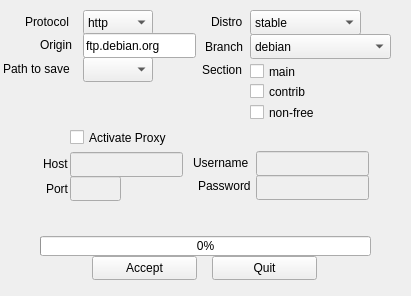
<?xml version="1.0" encoding="UTF-8"?>
<ui version="4.0">
 <author>Antonio P. Diaz</author>
 <class>MainWindow</class>
 <widget class="QMainWindow" name="MainWindow">
  <property name="geometry">
   <rect>
    <x>0</x>
    <y>0</y>
    <width>411</width>
    <height>296</height>
   </rect>
  </property>
  <property name="sizePolicy">
   <sizepolicy hsizetype="MinimumExpanding" vsizetype="MinimumExpanding">
    <horstretch>0</horstretch>
    <verstretch>0</verstretch>
   </sizepolicy>
  </property>
  <property name="cursor">
   <cursorShape>PointingHandCursor</cursorShape>
  </property>
  <property name="windowTitle">
   <string>KPyMirror</string>
  </property>
  <widget class="QWidget" name="centralwidget">
   <widget class="QComboBox" name="comboBox_protocol">
    <property name="geometry">
     <rect>
      <x>83</x>
      <y>10</y>
      <width>70</width>
      <height>25</height>
     </rect>
    </property>
    <property name="cursor">
     <cursorShape>PointingHandCursor</cursorShape>
    </property>
    <property name="locale">
     <locale language="English" country="UnitedStates"/>
    </property>
    <item>
     <property name="text">
      <string>http</string>
     </property>
    </item>
    <item>
     <property name="text">
      <string>ftp</string>
     </property>
    </item>
   </widget>
   <widget class="QComboBox" name="comboBox_folder">
    <property name="geometry">
     <rect>
      <x>83</x>
      <y>57</y>
      <width>70</width>
      <height>25</height>
     </rect>
    </property>
    <property name="cursor">
     <cursorShape>PointingHandCursor</cursorShape>
    </property>
    <property name="whatsThis">
     <string/>
    </property>
    <property name="locale">
     <locale language="English" country="UnitedStates"/>
    </property>
    <property name="editable">
     <bool>false</bool>
    </property>
   </widget>
   <widget class="QComboBox" name="comboBox_distro">
    <property name="geometry">
     <rect>
      <x>250</x>
      <y>10</y>
      <width>111</width>
      <height>25</height>
     </rect>
    </property>
    <property name="cursor">
     <cursorShape>PointingHandCursor</cursorShape>
    </property>
    <property name="locale">
     <locale language="English" country="UnitedStates"/>
    </property>
    <item>
     <property name="text">
      <string>stable</string>
     </property>
    </item>
    <item>
     <property name="text">
      <string>testing</string>
     </property>
    </item>
    <item>
     <property name="text">
      <string>unstable</string>
     </property>
    </item>
    <item>
     <property name="text">
      <string>experimental</string>
     </property>
    </item>
   </widget>
   <widget class="QComboBox" name="comboBox_branch">
    <property name="enabled">
     <bool>true</bool>
    </property>
    <property name="geometry">
     <rect>
      <x>250</x>
      <y>34</y>
      <width>141</width>
      <height>25</height>
     </rect>
    </property>
    <property name="cursor">
     <cursorShape>PointingHandCursor</cursorShape>
    </property>
    <property name="locale">
     <locale language="English" country="UnitedStates"/>
    </property>
    <property name="editable">
     <bool>false</bool>
    </property>
    <item>
     <property name="text">
      <string>debian</string>
     </property>
    </item>
    <item>
     <property name="text">
      <string>debian-security</string>
     </property>
    </item>
    <item>
     <property name="text">
      <string>debian-multimedia</string>
     </property>
    </item>
   </widget>
   <widget class="QLineEdit" name="lineEdit_origin">
    <property name="geometry">
     <rect>
      <x>83</x>
      <y>33</y>
      <width>113</width>
      <height>25</height>
     </rect>
    </property>
    <property name="cursor">
     <cursorShape>PointingHandCursor</cursorShape>
    </property>
    <property name="locale">
     <locale language="English" country="UnitedStates"/>
    </property>
    <property name="text">
     <string>ftp.debian.org</string>
    </property>
   </widget>
   <widget class="QLineEdit" name="lineEdit_host">
    <property name="enabled">
     <bool>false</bool>
    </property>
    <property name="geometry">
     <rect>
      <x>70</x>
      <y>152</y>
      <width>113</width>
      <height>25</height>
     </rect>
    </property>
    <property name="cursor">
     <cursorShape>PointingHandCursor</cursorShape>
    </property>
    <property name="locale">
     <locale language="English" country="UnitedStates"/>
    </property>
   </widget>
   <widget class="QLineEdit" name="lineEdit_port">
    <property name="enabled">
     <bool>false</bool>
    </property>
    <property name="geometry">
     <rect>
      <x>70</x>
      <y>176</y>
      <width>51</width>
      <height>25</height>
     </rect>
    </property>
    <property name="cursor">
     <cursorShape>PointingHandCursor</cursorShape>
    </property>
    <property name="locale">
     <locale language="English" country="UnitedStates"/>
    </property>
   </widget>
   <widget class="QLineEdit" name="lineEdit_username">
    <property name="enabled">
     <bool>false</bool>
    </property>
    <property name="geometry">
     <rect>
      <x>256</x>
      <y>151</y>
      <width>113</width>
      <height>25</height>
     </rect>
    </property>
    <property name="cursor">
     <cursorShape>PointingHandCursor</cursorShape>
    </property>
    <property name="locale">
     <locale language="English" country="UnitedStates"/>
    </property>
   </widget>
   <widget class="QLineEdit" name="lineEdit_password">
    <property name="enabled">
     <bool>false</bool>
    </property>
    <property name="geometry">
     <rect>
      <x>256</x>
      <y>175</y>
      <width>113</width>
      <height>25</height>
     </rect>
    </property>
    <property name="cursor">
     <cursorShape>PointingHandCursor</cursorShape>
    </property>
    <property name="locale">
     <locale language="English" country="UnitedStates"/>
    </property>
    <property name="inputMethodHints">
     <set>Qt::ImhHiddenText</set>
    </property>
   </widget>
   <widget class="QPushButton" name="pushButton_accept">
    <property name="geometry">
     <rect>
      <x>92</x>
      <y>256</y>
      <width>105</width>
      <height>24</height>
     </rect>
    </property>
    <property name="cursor">
     <cursorShape>PointingHandCursor</cursorShape>
    </property>
    <property name="locale">
     <locale language="English" country="UnitedStates"/>
    </property>
    <property name="text">
     <string>Accept</string>
    </property>
   </widget>
   <widget class="QPushButton" name="pushButton_quit">
    <property name="geometry">
     <rect>
      <x>212</x>
      <y>256</y>
      <width>105</width>
      <height>24</height>
     </rect>
    </property>
    <property name="cursor">
     <cursorShape>PointingHandCursor</cursorShape>
    </property>
    <property name="locale">
     <locale language="English" country="UnitedStates"/>
    </property>
    <property name="text">
     <string>Quit</string>
    </property>
   </widget>
   <widget class="QProgressBar" name="progressBar">
    <property name="geometry">
     <rect>
      <x>40</x>
      <y>236</y>
      <width>331</width>
      <height>20</height>
     </rect>
    </property>
    <property name="cursor">
     <cursorShape>PointingHandCursor</cursorShape>
    </property>
    <property name="locale">
     <locale language="English" country="UnitedStates"/>
    </property>
    <property name="value">
     <number>0</number>
    </property>
   </widget>
   <widget class="QLabel" name="label_protocol">
    <property name="geometry">
     <rect>
      <x>25</x>
      <y>14</y>
      <width>57</width>
      <height>15</height>
     </rect>
    </property>
    <property name="cursor">
     <cursorShape>PointingHandCursor</cursorShape>
    </property>
    <property name="locale">
     <locale language="English" country="UnitedStates"/>
    </property>
    <property name="text">
     <string>Protocol</string>
    </property>
   </widget>
   <widget class="QLabel" name="label_origin">
    <property name="geometry">
     <rect>
      <x>40</x>
      <y>37</y>
      <width>41</width>
      <height>16</height>
     </rect>
    </property>
    <property name="cursor">
     <cursorShape>PointingHandCursor</cursorShape>
    </property>
    <property name="locale">
     <locale language="English" country="UnitedStates"/>
    </property>
    <property name="text">
     <string>Origin</string>
    </property>
   </widget>
   <widget class="QLabel" name="label_path2save">
    <property name="geometry">
     <rect>
      <x>3</x>
      <y>59</y>
      <width>81</width>
      <height>20</height>
     </rect>
    </property>
    <property name="cursor">
     <cursorShape>PointingHandCursor</cursorShape>
    </property>
    <property name="locale">
     <locale language="English" country="UnitedStates"/>
    </property>
    <property name="text">
     <string>Path to save</string>
    </property>
   </widget>
   <widget class="QLabel" name="label_host">
    <property name="geometry">
     <rect>
      <x>43</x>
      <y>156</y>
      <width>31</width>
      <height>16</height>
     </rect>
    </property>
    <property name="cursor">
     <cursorShape>PointingHandCursor</cursorShape>
    </property>
    <property name="locale">
     <locale language="English" country="UnitedStates"/>
    </property>
    <property name="text">
     <string>Host</string>
    </property>
   </widget>
   <widget class="QLabel" name="label_port">
    <property name="geometry">
     <rect>
      <x>46</x>
      <y>181</y>
      <width>31</width>
      <height>16</height>
     </rect>
    </property>
    <property name="cursor">
     <cursorShape>PointingHandCursor</cursorShape>
    </property>
    <property name="locale">
     <locale language="English" country="UnitedStates"/>
    </property>
    <property name="text">
     <string>Port</string>
    </property>
   </widget>
   <widget class="QLabel" name="label_username">
    <property name="geometry">
     <rect>
      <x>193</x>
      <y>153</y>
      <width>71</width>
      <height>20</height>
     </rect>
    </property>
    <property name="cursor">
     <cursorShape>PointingHandCursor</cursorShape>
    </property>
    <property name="locale">
     <locale language="English" country="UnitedStates"/>
    </property>
    <property name="text">
     <string>Username</string>
    </property>
   </widget>
   <widget class="QLabel" name="label_password">
    <property name="geometry">
     <rect>
      <x>198</x>
      <y>178</y>
      <width>61</width>
      <height>16</height>
     </rect>
    </property>
    <property name="cursor">
     <cursorShape>PointingHandCursor</cursorShape>
    </property>
    <property name="locale">
     <locale language="English" country="UnitedStates"/>
    </property>
    <property name="text">
     <string>Password</string>
    </property>
   </widget>
   <widget class="QLabel" name="label_distro">
    <property name="geometry">
     <rect>
      <x>211</x>
      <y>14</y>
      <width>41</width>
      <height>16</height>
     </rect>
    </property>
    <property name="cursor">
     <cursorShape>PointingHandCursor</cursorShape>
    </property>
    <property name="locale">
     <locale language="English" country="UnitedStates"/>
    </property>
    <property name="text">
     <string>Distro</string>
    </property>
   </widget>
   <widget class="QLabel" name="label_branch">
    <property name="geometry">
     <rect>
      <x>205</x>
      <y>39</y>
      <width>51</width>
      <height>16</height>
     </rect>
    </property>
    <property name="cursor">
     <cursorShape>PointingHandCursor</cursorShape>
    </property>
    <property name="locale">
     <locale language="English" country="UnitedStates"/>
    </property>
    <property name="text">
     <string>Branch</string>
    </property>
   </widget>
   <widget class="QLabel" name="label_section">
    <property name="geometry">
     <rect>
      <x>202</x>
      <y>62</y>
      <width>51</width>
      <height>16</height>
     </rect>
    </property>
    <property name="cursor">
     <cursorShape>PointingHandCursor</cursorShape>
    </property>
    <property name="locale">
     <locale language="English" country="UnitedStates"/>
    </property>
    <property name="text">
     <string>Section</string>
    </property>
   </widget>
   <widget class="QCheckBox" name="checkBox_main">
    <property name="enabled">
     <bool>true</bool>
    </property>
    <property name="geometry">
     <rect>
      <x>250</x>
      <y>60</y>
      <width>88</width>
      <height>23</height>
     </rect>
    </property>
    <property name="cursor">
     <cursorShape>PointingHandCursor</cursorShape>
    </property>
    <property name="locale">
     <locale language="English" country="UnitedStates"/>
    </property>
    <property name="text">
     <string>main</string>
    </property>
   </widget>
   <widget class="QCheckBox" name="checkBox_contrib">
    <property name="enabled">
     <bool>true</bool>
    </property>
    <property name="geometry">
     <rect>
      <x>250</x>
      <y>80</y>
      <width>88</width>
      <height>23</height>
     </rect>
    </property>
    <property name="cursor">
     <cursorShape>PointingHandCursor</cursorShape>
    </property>
    <property name="locale">
     <locale language="English" country="UnitedStates"/>
    </property>
    <property name="text">
     <string>contrib</string>
    </property>
   </widget>
   <widget class="QCheckBox" name="checkBox_nonfree">
    <property name="enabled">
     <bool>true</bool>
    </property>
    <property name="geometry">
     <rect>
      <x>250</x>
      <y>101</y>
      <width>88</width>
      <height>23</height>
     </rect>
    </property>
    <property name="cursor">
     <cursorShape>PointingHandCursor</cursorShape>
    </property>
    <property name="locale">
     <locale language="English" country="UnitedStates"/>
    </property>
    <property name="text">
     <string>non-free</string>
    </property>
   </widget>
   <widget class="QCheckBox" name="checkBox_proxy">
    <property name="geometry">
     <rect>
      <x>70</x>
      <y>126</y>
      <width>121</width>
      <height>23</height>
     </rect>
    </property>
    <property name="text">
     <string>Activate Proxy</string>
    </property>
   </widget>
  </widget>
 </widget>
 <resources/>
 <connections/>
</ui>
